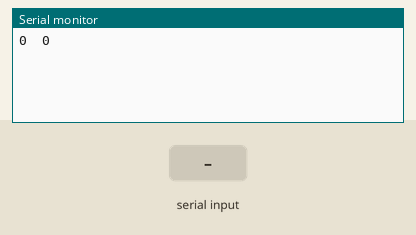
A sketch run on a simulated Arduino Uno, built with avr-gcc and run on an emulated ATmega328P. On the bench: the last lines printed to the serial monitor. The inputs (shaded band) are chosen by the test bench. EEPROM starts erased.

Above: at 1.2 s.
1.3 s: "write" received over Serial
At 3.2 s:
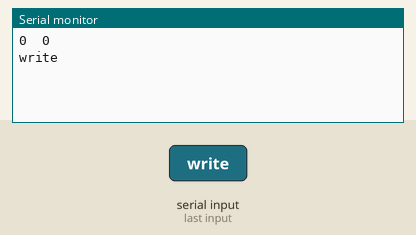
3.5 s: "read" received over Serial
At 5.2 s:
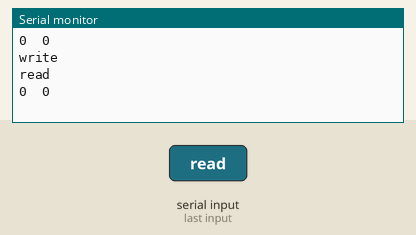
5.5 s: "90 45 200\n" received over Serial
At 6.9 s:
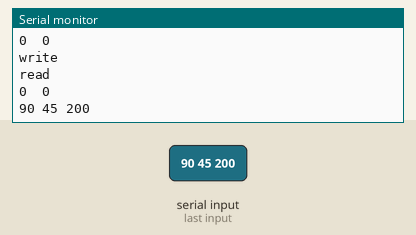
8.5 s: "90 45\n" received over Serial
At 9.9 s:
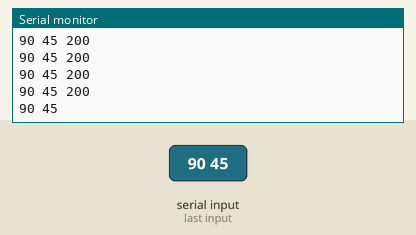
11.5 s: "5\n" received over Serial
At 12.9 s:
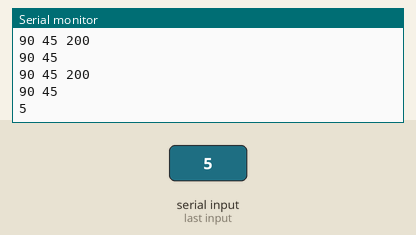

The sketch:

write34.ino
```cpp
#include <EEPROM.h>
#include <string.h>
//bắt đầu đọc tại ô nhớ thứ 0
int address = 0;
byte input = 0;
byte output = 0;
String st;

void setup()
{
  Serial.begin(9600);
  EEPROM.write(address, input);
  output = EEPROM.read(address);
  Serial.print(address);
  Serial.print("\t");
  Serial.print(output);
  Serial.println();
}

void loop()
{
  while (Serial.available()) {
    delay(2);  //delay to allow byte to arrive in input buffer
    char c = Serial.read();
    st += c;
  }
  if (st.length() >0)
  {
    Serial.println(st);
  }
  String n1,n2;
  int t=0;
  if (st.substring(0,5) == "write")
  {
    for (int i=6; i<st.length(); i++)
    {
      n1 += st[i];
      if (st[i+1] == ' ')
      {
        t=i+2;
        break;
      }
    }
    for (int i=t; i<st.length(); i++)
    {
      n2 += st[i];
      if (st[i+1] == ' ')
      {
        break;
      }
    }
    address=atoi(n1.c_str());
    input=atoi(n2.c_str());
    EEPROM.write(address, input);
    st="";
  }
  if (st.substring(0,4) == "read")
  {
    for (int i=5; i<st.length(); i++)
    {
      n1 += st[i];
    }
    address=atoi(n1.c_str());
    output = EEPROM.read(address);
    Serial.print(address);
    Serial.print("\t");
    Serial.println(output);
    st="";
  }
  delay(1000);
}
```

Measured:
- after the input at 1.3 s, the serial monitor: prints a new line after 0.71 s (image 1)
- after the input at 3.5 s, the serial monitor: prints a new line after 0.52 s (image 2)
- after the input at 5.5 s, the serial monitor: prints a new line after 0.54 s (image 3)
- after the input at 8.5 s, the serial monitor: prints a new line after 0.57 s (image 4)
- after the input at 11.5 s, the serial monitor: prints a new line after 0.58 s (image 5)
